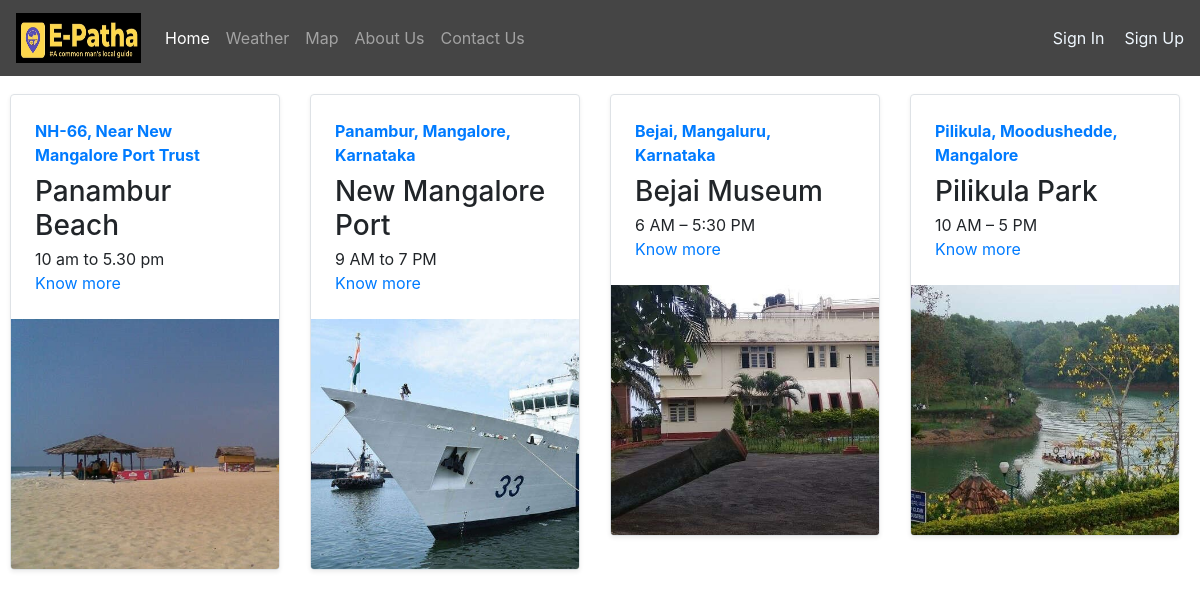
The page /tourism/ on the database its author committed.
### tourism/models.py (models this page shows)
class Blogpost(models.Model):
    post_id = models.AutoField(primary_key=True)
    Place_name = models.CharField(max_length=50)
    place = models.CharField(max_length=500, default="")
    About = models.CharField(max_length=5000, default="")
    headding = models.CharField(max_length=500, default="")
    info = models.CharField(max_length=5000, default="")
    headdings = models.CharField(max_length=500, default="")
    informations = models.CharField(max_length=5000, default="")
    info_date = models.DateField()
    Images = models.ImageField(upload_to='e_patha/images', default="")
    def __str__(self):
        return self.Place_name

### tourism/views.py (the view)
# urls.py: path("", views.index, name="blogHome"),
def index(request):
    myposts = Blogpost.objects.all()
    print(myposts)
    return render(request, 'tourism/index.html',
                  {'myposts': myposts})

### tourism/templates/tourism/index.html (shortened to what this page needs)
{% extends 'e_patha/basic.html' %}
{% block body %}
<div class="c" style="padding:10px">
<div class="row my-2 c">
    {% for item in myposts %}
        <div class="col-md-3">
            <div
                class="row no-gutters border rounded overflow-hidden flex-md-row mb-3 shadow-sm h-md-100 position-relative">
                <div class="col p-4 d-flex flex-column position-static">
                    <strong class="d-inline-block mb-2 text-primary">{{item.place}}</strong>
                    <h3 class="mb-0">{{item.Place_name}}</h3>
                    <p class="card-text mb-auto">{{item.informations}}</p>
                    <a href="blogpost/{{item.post_id}}" class="stretched-link">Know more </a>
                </div>
                <div class="col-auto d-none d-lg-block">
                    <img src="/media/{{item.Images}}" class="bd-placeholder-img"  height="250"
                        aria-label="Placeholder: Thumbnail"/>
                </div>
            </div>
        </div>
{% if forloop.counter|divisibleby:4 %}
    </div><div class="row my-4">
    {% endif %}
    {% endfor %}
</div>
{% endblock %}

### tourism/templates/tourism/index.html (style rules this page uses)
.c { width:100%; min-width:1200px; height:auto; }

### rows shown on the page
Blogpost: place "NH-66, Near New Mangalore Port Trust", Place_name "Panambur Beach", informations "10 am to 5.30 pm", Images (picture)
Blogpost: place "Panambur, Mangalore, Karnataka", Place_name "New Mangalore Port", informations "9 AM to 7 PM", Images (picture)
Blogpost: place "Bejai, Mangaluru, Karnataka", Place_name "Bejai Museum", informations "6 AM – 5:30 PM", Images (picture)
Blogpost: place "Pilikula, Moodushedde, Mangalore", Place_name "Pilikula Park", informations "10 AM – 5 PM", Images (picture)
